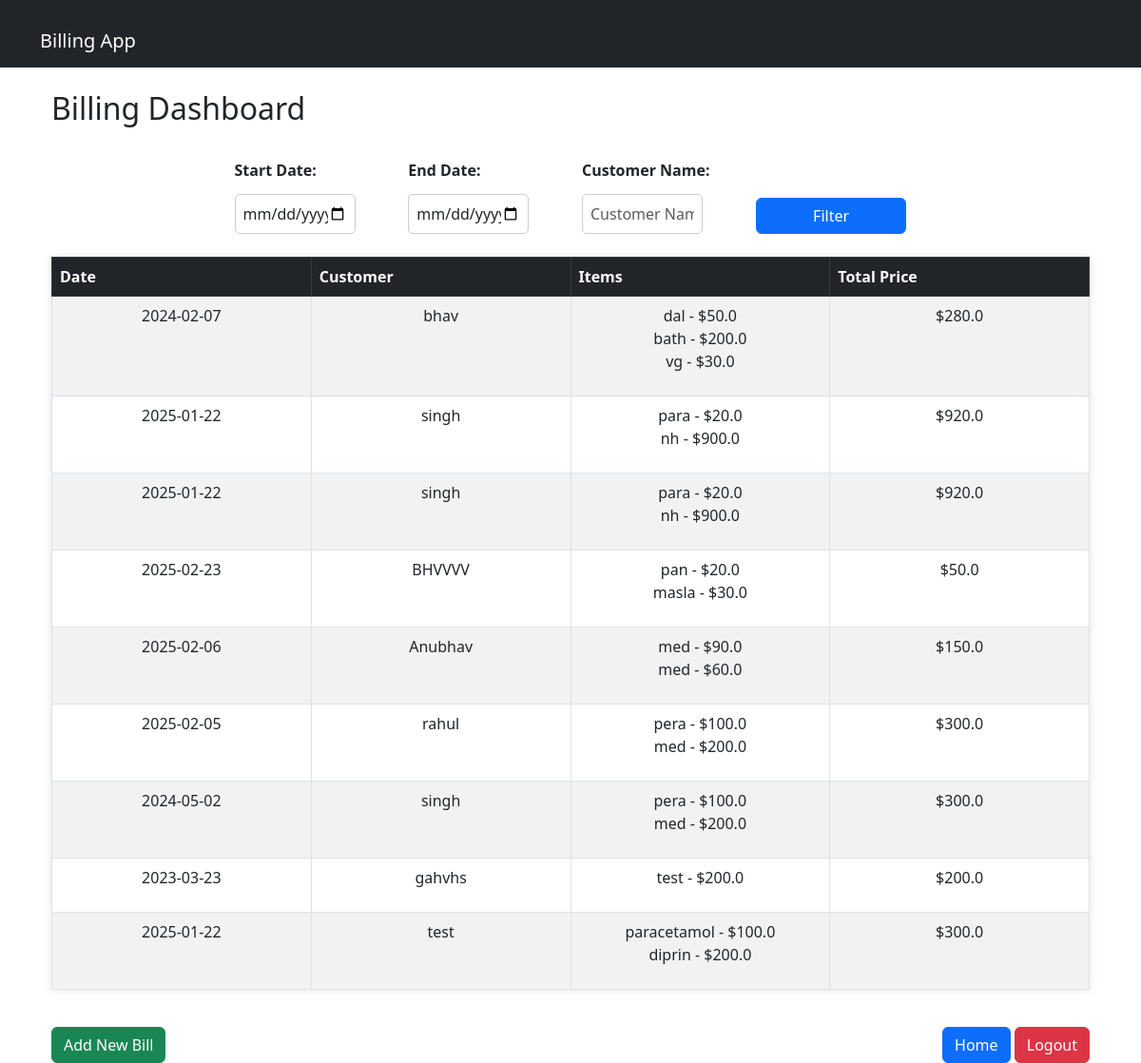
The page /dashboard (signed in) on the database its author committed.
### app.py (models this page shows)
class BillingRecord(db.Model):
    id = db.Column(db.Integer, primary_key=True)
    user_id = db.Column(db.Integer, db.ForeignKey("user.id"), nullable=False)
    date = db.Column(db.Date, nullable=False)
    customer_name = db.Column(db.String(100), nullable=False)
    items = db.Column(db.Text, nullable=False)
    total_price = db.Column(db.Float, nullable=False)

### app.py (the view)
@app.route("/dashboard")
@jwt_required()  # Ensure the route requires a valid JWT token
def dashboard():
    try:
        verify_jwt_in_request()  # Verify JWT in request
        user_id = get_jwt_identity()  # Get user ID from token
        print(f"User ID from token: {user_id}")  # Debugging statement
        start_date = request.args.get("start_date")
        end_date = request.args.get("end_date")
        customer_name = request.args.get("customer_name")
        query = BillingRecord.query.filter_by(user_id=user_id)
        if start_date:
            query = query.filter(BillingRecord.date >= start_date)
        if end_date:
            query = query.filter(BillingRecord.date <= end_date)
        if customer_name:
            query = query.filter(BillingRecord.customer_name.ilike(f"%{customer_name}%"))
        records = query.all()
        return render_template("dashboard.html", records=records)
    except Exception as e:
        print(f"Error: {e}")  # Debugging statement
        return redirect(url_for("login"))

### templates/dashboard.html (shortened to what this page needs)
{% extends "layout.html" %}
{% block content %}
<div class="container">
    <h2 class="my-4">Billing Dashboard</h2>
    <form method="GET" action="{{ url_for('dashboard') }}" class="mb-4">
        <div class="row">
            <div class="col-md-3">
                <label for="start_date" class="form-label">Start Date:</label>
                <input type="date" id="start_date" name="start_date" class="form-control">
            </div>
            <div class="col-md-3">
                <label for="end_date" class="form-label">End Date:</label>
                <input type="date" id="end_date" name="end_date" class="form-control">
            </div>
            <div class="col-md-3">
                <label for="customer_name" class="form-label">Customer Name:</label>
                <input type="text" id="customer_name" name="customer_name" class="form-control" placeholder="Customer Name">
            </div>
            <div class="col-md-3 d-flex align-items-end">
                <button type="submit" class="btn btn-primary w-100">Filter</button>
            </div>
        </div>
    </form>
    <table class="table table-bordered table-striped table-hover">
        <thead class="table-dark">
            <tr>
                <th>Date</th>
                <th>Customer</th>
                <th>Items</th>
                <th>Total Price</th>
            </tr>
        </thead>
        <tbody>
            {% for record in records %}
            <tr>
                <td>{{ record.date }}</td>
                <td>{{ record.customer_name }}</td>
                <td>
                    <ul class="list-unstyled">
                        {% for item in record.items.split(',') %}
                        <li>{{ item.split(':')[0] }} - ${{ item.split(':')[1] }}</li>
                        {% endfor %}
                    </ul>
                </td>
                <td>${{ record.total_price }}</td>
            </tr>
            {% endfor %}
        </tbody>
    </table>
    <div class="d-flex justify-content-between mt-4">
        <a href="{{ url_for('add_bill') }}" class="btn btn-success">Add New Bill</a>
        <div>
            <a href="{{ url_for('home') }}" class="btn btn-primary">Home</a>
            <a href="{{ url_for('logout') }}" class="btn btn-danger">Logout</a>
        </div>
    </div>
</div>
{% endblock %}

### templates/layout.html (shortened to what this page needs)
<!DOCTYPE html>
<html lang="en">
<head>
    <link rel="stylesheet" href="{{ url_for('static', filename='style.css') }}">
    <link href="https://cdn.jsdelivr.net/npm/bootstrap@5.3.0/dist/css/bootstrap.min.css" rel="stylesheet">
</head>
<body>
    <nav class="navbar navbar-dark bg-dark">
        <div class="container">
            <a class="navbar-brand" href="#">Billing App</a>
        </div>
    </nav>
    <div class="container mt-4">
        {% block content %}{% endblock %}
    </div>
</body>
</html>

### static/style.css (style rules this page uses)
form { display: flex; flex-direction: column; align-items: center; }
label { font-weight: bold; margin-top: 10px; }
input[type="text"], input[type="password"], input[type="date"] { width: 80%; padding: 8px; margin-top: 5px; border: 1px solid #ccc; border-radius: 5px; }
button { width: 85%; padding: 10px; margin-top: 15px; background-color: #28a745; color: white; border: none; cursor: pointer; font-size: 16px; border-radius: 5px; }
a { text-decoration: none; color: #007bff; margin-top: 15px; }
table { width: 80%; margin: 20px auto; border-collapse: collapse; background: white; box-shadow: 0px 0px 10px rgba(0, 0, 0, 0.1); }
th, td { padding: 12px; border: 1px solid #ddd; text-align: center; }
th { background: #007bff; color: white; }
tr:nth-child(even) { background: #f9f9f9; }
.table { table-layout: fixed; width: 100%; }
th, td { width: 25%; word-wrap: break-word; text-align: center; }
td:nth-child(3) { max-width: 250px; overflow-wrap: break-word; }

### rows shown on the page
BillingRecord: date "2024-02-07", customer_name "bhav", item "dal" "bath" "vg", item "50.0" "200.0" "30.0", total_price "280.0"
BillingRecord: date "2025-01-22", customer_name "singh", item "para" "nh", item "20.0" "900.0", total_price "920.0"
BillingRecord: date "2025-01-22", customer_name "singh", item "para" "nh", item "20.0" "900.0", total_price "920.0"
BillingRecord: date "2025-02-23", customer_name "BHVVVV", item "pan" "masla", item "20.0" "30.0", total_price "50.0"
BillingRecord: date "2025-02-06", customer_name "Anubhav", item "med" "med", item "90.0" "60.0", total_price "150.0"
BillingRecord: date "2025-02-05", customer_name "rahul", item "pera" "med", item "100.0" "200.0", total_price "300.0"
BillingRecord: date "2024-05-02", customer_name "singh", item "pera" "med", item "100.0" "200.0", total_price "300.0"
BillingRecord: date "2023-03-23", customer_name "gahvhs", items "test", items "200.0", total_price "200.0"
BillingRecord: date "2025-01-22", customer_name "test", item "paracetamol" "diprin", item "100.0" "200.0", total_price "300.0"
